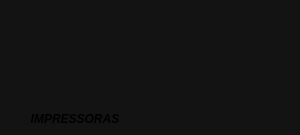
<?xml version="1.0" encoding="UTF-8"?>
<ui version="4.0">
 <class>MainWindow</class>
 <widget class="QMainWindow" name="MainWindow">
  <property name="geometry">
   <rect>
    <x>0</x>
    <y>0</y>
    <width>300</width>
    <height>135</height>
   </rect>
  </property>
  <property name="minimumSize">
   <size>
    <width>300</width>
    <height>135</height>
   </size>
  </property>
  <property name="maximumSize">
   <size>
    <width>300</width>
    <height>135</height>
   </size>
  </property>
  <property name="windowTitle">
   <string>MainWindow</string>
  </property>
  <property name="styleSheet">
   <string notr="true">#centralwidget{
	background-color: black;
}

#centralwidget #widget_2{
	background-color: #131314;
}

#centralwidget #widget_3{
	background-color: #131314;
}
</string>
  </property>
  <widget class="QWidget" name="centralwidget">
   <property name="minimumSize">
    <size>
     <width>0</width>
     <height>0</height>
    </size>
   </property>
   <property name="maximumSize">
    <size>
     <width>16777215</width>
     <height>16777215</height>
    </size>
   </property>
   <layout class="QVBoxLayout" name="verticalLayout">
    <property name="spacing">
     <number>0</number>
    </property>
    <property name="leftMargin">
     <number>0</number>
    </property>
    <property name="topMargin">
     <number>0</number>
    </property>
    <property name="rightMargin">
     <number>0</number>
    </property>
    <property name="bottomMargin">
     <number>0</number>
    </property>
    <item>
     <widget class="QWidget" name="widget" native="true">
      <property name="minimumSize">
       <size>
        <width>0</width>
        <height>0</height>
       </size>
      </property>
      <property name="maximumSize">
       <size>
        <width>16777215</width>
        <height>16777215</height>
       </size>
      </property>
      <layout class="QHBoxLayout" name="horizontalLayout">
       <property name="spacing">
        <number>0</number>
       </property>
       <property name="leftMargin">
        <number>0</number>
       </property>
       <property name="topMargin">
        <number>0</number>
       </property>
       <property name="rightMargin">
        <number>0</number>
       </property>
       <property name="bottomMargin">
        <number>0</number>
       </property>
       <item>
        <widget class="QWidget" name="widget_2" native="true">
         <property name="minimumSize">
          <size>
           <width>0</width>
           <height>0</height>
          </size>
         </property>
         <property name="maximumSize">
          <size>
           <width>16777215</width>
           <height>16777215</height>
          </size>
         </property>
         <layout class="QVBoxLayout" name="verticalLayout_3">
          <property name="spacing">
           <number>9</number>
          </property>
          <property name="leftMargin">
           <number>9</number>
          </property>
          <property name="topMargin">
           <number>9</number>
          </property>
          <property name="rightMargin">
           <number>9</number>
          </property>
          <property name="bottomMargin">
           <number>9</number>
          </property>
          <item>
           <widget class="QPushButton" name="btn_impressoras">
            <property name="sizePolicy">
             <sizepolicy hsizetype="Minimum" vsizetype="MinimumExpanding">
              <horstretch>0</horstretch>
              <verstretch>0</verstretch>
             </sizepolicy>
            </property>
            <property name="minimumSize">
             <size>
              <width>0</width>
              <height>0</height>
             </size>
            </property>
            <property name="maximumSize">
             <size>
              <width>16777215</width>
              <height>16777215</height>
             </size>
            </property>
            <property name="font">
             <font>
              <underline>false</underline>
             </font>
            </property>
            <property name="styleSheet">
             <string notr="true"/>
            </property>
            <property name="text">
             <string/>
            </property>
            <property name="icon">
             <iconset resource="../../pictures/imagens.qrc">
              <normaloff>:/unique/impressora.png</normaloff>:/unique/impressora.png</iconset>
            </property>
            <property name="iconSize">
             <size>
              <width>54</width>
              <height>54</height>
             </size>
            </property>
            <property name="autoDefault">
             <bool>true</bool>
            </property>
            <property name="default">
             <bool>true</bool>
            </property>
            <property name="flat">
             <bool>true</bool>
            </property>
           </widget>
          </item>
          <item>
           <widget class="QLabel" name="label">
            <property name="minimumSize">
             <size>
              <width>0</width>
              <height>0</height>
             </size>
            </property>
            <property name="maximumSize">
             <size>
              <width>16777215</width>
              <height>16777215</height>
             </size>
            </property>
            <property name="font">
             <font>
              <italic>true</italic>
              <bold>true</bold>
             </font>
            </property>
            <property name="text">
             <string>IMPRESSORAS</string>
            </property>
            <property name="alignment">
             <set>Qt::AlignmentFlag::AlignCenter</set>
            </property>
           </widget>
          </item>
         </layout>
        </widget>
       </item>
       <item>
        <widget class="QWidget" name="widget_3" native="true">
         <property name="minimumSize">
          <size>
           <width>0</width>
           <height>0</height>
          </size>
         </property>
         <property name="maximumSize">
          <size>
           <width>16777215</width>
           <height>16777215</height>
          </size>
         </property>
         <layout class="QVBoxLayout" name="verticalLayout_2">
          <property name="spacing">
           <number>9</number>
          </property>
          <property name="leftMargin">
           <number>9</number>
          </property>
          <property name="topMargin">
           <number>9</number>
          </property>
          <property name="rightMargin">
           <number>9</number>
          </property>
          <property name="bottomMargin">
           <number>9</number>
          </property>
         </layout>
        </widget>
       </item>
      </layout>
     </widget>
    </item>
   </layout>
  </widget>
 </widget>
 <resources>
  <include location="../../pictures/imagens.qrc"/>
 </resources>
 <connections/>
</ui>
